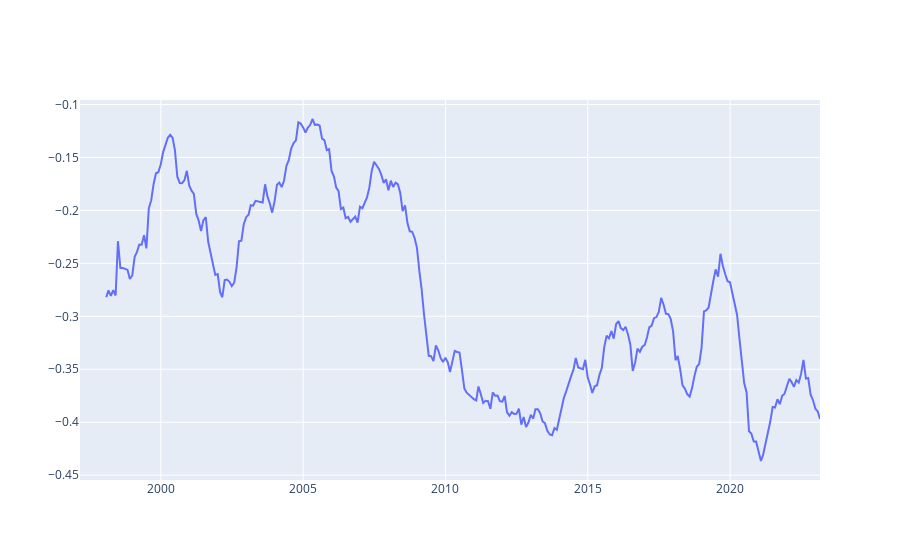

Notebook code for this chart:
### Markdown cell above
<span style="color:blue"><b>Task:</b></span> Plot the 12-month rolling window mean of the monthly tone.

### Code cell
vector=np.zeros(len(df_m))
vector[:]=np.nan
for d in range(11,len(df_m)):
    vector[d]=df_m['TONE'][d-11:d+1].mean()
    
df_m['TONE_12']=vector
    
fig=go.Figure(go.Scatter(x=df_m.index,y=df_m['TONE_12']))
fig

### Figure 1 — Plotly figure (JSON) as saved in the notebook; plotly's stock layout.template omitted (floating-point values rounded to 4 significant figures; data arrays with more than 128 entries replaced by an {"elided": "..."} marker saying what was removed)
{"data": [{"type": "scatter", "x": {"elided": "313 str values"}, "y": {"elided": "313 float values"}}], "layout": {}}
